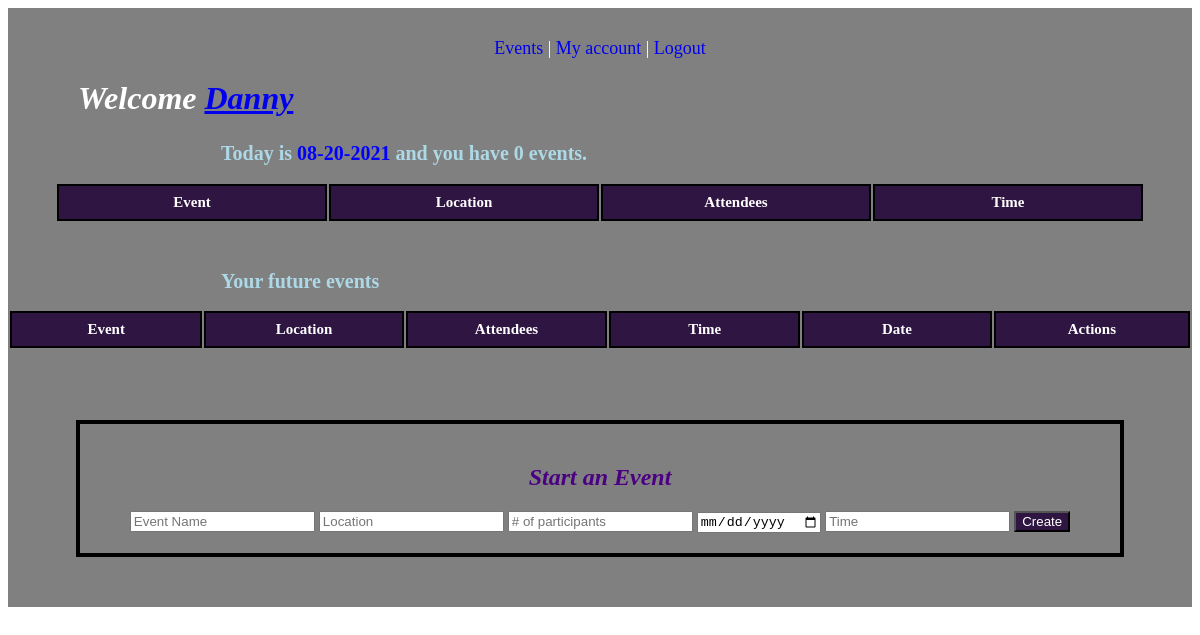
The app's page /dashboard (signed in), older data.
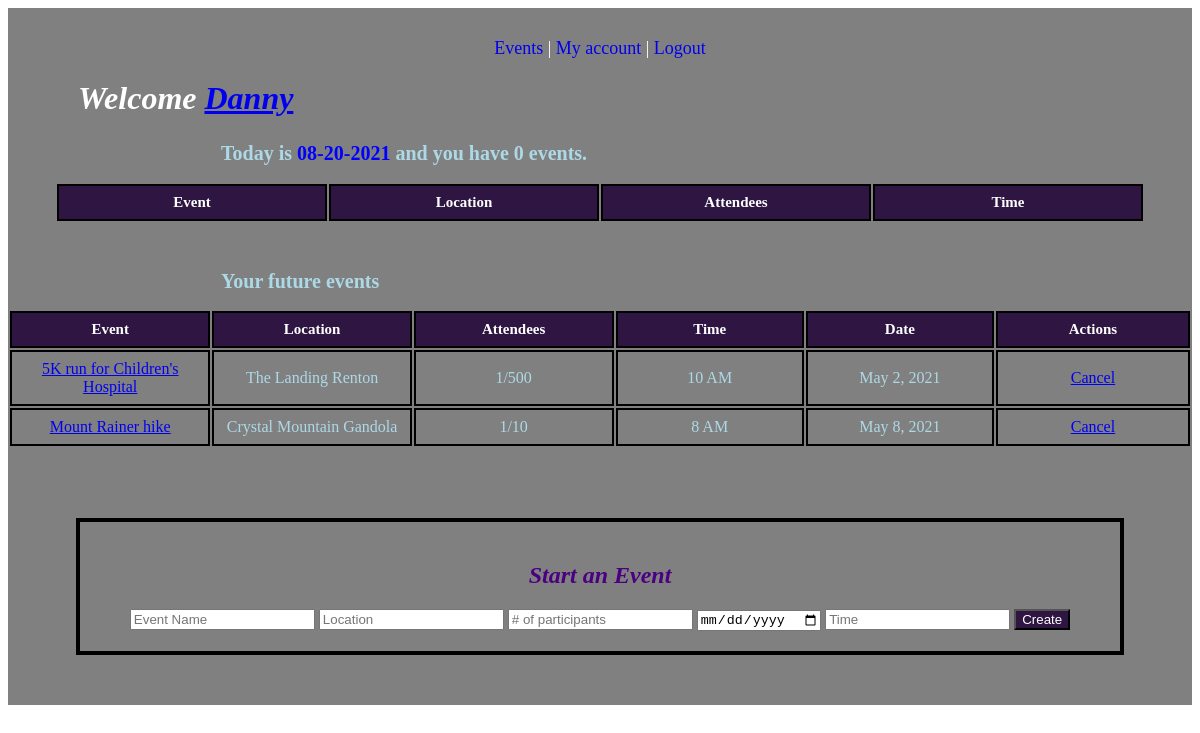
The same page, newer data.
### events/models.py (models this page shows)
class User(models.Model):
    fname = models.CharField(max_length=25)
    lname = models.CharField(max_length=25)
    email = models.EmailField(unique=True)
    password = models.CharField(max_length=30)
    created_at = models.DateTimeField(auto_now_add=True)
    updated_at = models.DateTimeField(auto_now=True)
    objects = UserManager()

class Event(models.Model):
    event = models.CharField(max_length=50)
    location = models.CharField(max_length=100)
    date = models.DateField(blank=True, null=True)
    time = models.CharField(max_length=20)
    head_count = models.CharField(max_length=20)
    user_event = models.ForeignKey(User, related_name="event_poster", on_delete=models.CASCADE)
    user_add_event = models.ManyToManyField(User, related_name="join_events")
    created_at = models.DateTimeField(auto_now_add=True)
    updated_at = models.DateTimeField(auto_now=True)
    objects = EventManager()

### events/views.py (the view)
# urls.py: path('dashboard', views.dashboard),
def dashboard(request):
    if 'user' not in request.session:
        messages.errors(request, "You must be logged in")
        return redirect('/')
    today = datetime.date.today()
    this_user = User.objects.get(id=request.session['id'])
    context = {
        "today_event": this_user.join_events.filter(date=today),
        "time": strftime("%m-%d-%Y", localtime()),
        "events": Event.objects.all(),
        "user": this_user
    }
    return render(request, 'dashboard.html', context)

### events/templates/dashboard.html (shortened to what this page needs)
<!DOCTYPE html>
<html lang="en">
<head>
    {% load static %}
    <link rel="stylesheet" href="{% static 'style.css' %}">
</head>
<body>
    <div id="container">
        <div class="links">
            <a href="/allEvents" style="text-decoration: none; ">Events</a>   |   <a href="/user-info" style="text-decoration: none;">My account</a>
                |   <a href="/logging-out" style="text-decoration: none;">Logout</a>
        </div>
            <h1 class="db_h1">Welcome <a href="/user-info">{{ request.session.user }}</a></h1>
        <div class="body">
            <table class="db_table1" style="margin:auto">
                <h2 class="db_h2">Today is <span style="color: blue;">{{time}}</span> and you have {{today_event.count}} events.</h2>
                <thead>
                    <tr>
                        <th>Event</th>
                        <th>Location</th>
                        <th>Attendees</th>
                        <th>Time</th>
                    </tr>
                </thead>
            </table>
            <table class="db_table2" style="margin:auto">
                <h2 class="db_h2" style="padding-top: 30px;">Your future events</h2>
                <thead>
                    <tr>
                        <th>Event</th>
                        <th>Location</th>
                        <th>Attendees</th>
                        <th>Time</th>
                        <th>Date</th>
                        <th>Actions</th>
                    </tr>
                </thead>
                <tbody>
                    {% for event in user.join_events.all %}
                    <tr>
                        <td><a href="/event-info/{{event.id}}">{{ event.event }}</a></td>
                        <td>{{event.location}}</td>
                        <td>{{event.user_add_event.count}}/{{event.head_count}}</td>
                        <td>{{event.time}}</td>
                        <td>{{event.date}}</td>
                        <td><a href="/cancel-event/{{event.id}}">Cancel</a></td>
                    </tr>
                    {% endfor %}
                </tbody>
            </table>
        </div>
        <div class="leg">
            <h2 class="eventForm" style="font-style: italic; color: indigo;">Start an Event</h2>
            <form action="/postEvent" method="POST" class="event_form">
                <input type="text" name="event" class="event-form" placeholder="Event Name">
                <input type="text" name="location" class="event-form" placeholder="Location">
                <input type="text" name="head_count" class="event-form" placeholder="# of participants">
                <input type="date" name="date" class="event-form" placeholder="Date">
                <input type="text" name="time" class="event-form" placeholder="Time">
                <button class="event_btn">Create</button>
            </form>
        </div>
    </div>
</body>
</html>

### events/static/style.css (style rules this page uses)
#container { background-color: gray; padding-bottom: 50px; padding-top: 30px; }
.links { margin: auto; text-align: center; font-size: 18px; color: white; }
.db_h1 { font-style: italic; margin-left: 70px; color: white; margin-bottom: 25px; }
.db_h2 { font-size: 20px; margin-left: 18%; color: lightblue; }
th { width: 250px; text-align: center; font-size: 15px; border: 2px solid black; padding: 8px; color: white; background-color: rgb(47, 21, 66); }
td { width: 250px; text-align: center; border: 2px solid black; padding: 8px; color: lightblue; }
.leg { margin: auto; text-align: center; margin-top: 70px; border: 4px solid black; width: 1000px; padding: 20px; }
.event_btn, .login_btn, .pro_btn, .acc_btn { background-color: rgb(47, 21, 66); color: white; }

Row changes from the older to the newer data that the page shows:
now on this page (row edited): Event: event "5K run for Children's Hospital", location "The Landing Renton", user_add_event.count "1", head_count "500", time "10 AM", date "May 2, 2021"
now on this page (row edited): Event: event "Mount Rainer hike", location "Crystal Mountain Gandola", user_add_event.count "1", head_count "10", time "8 AM", date "May 8, 2021"
